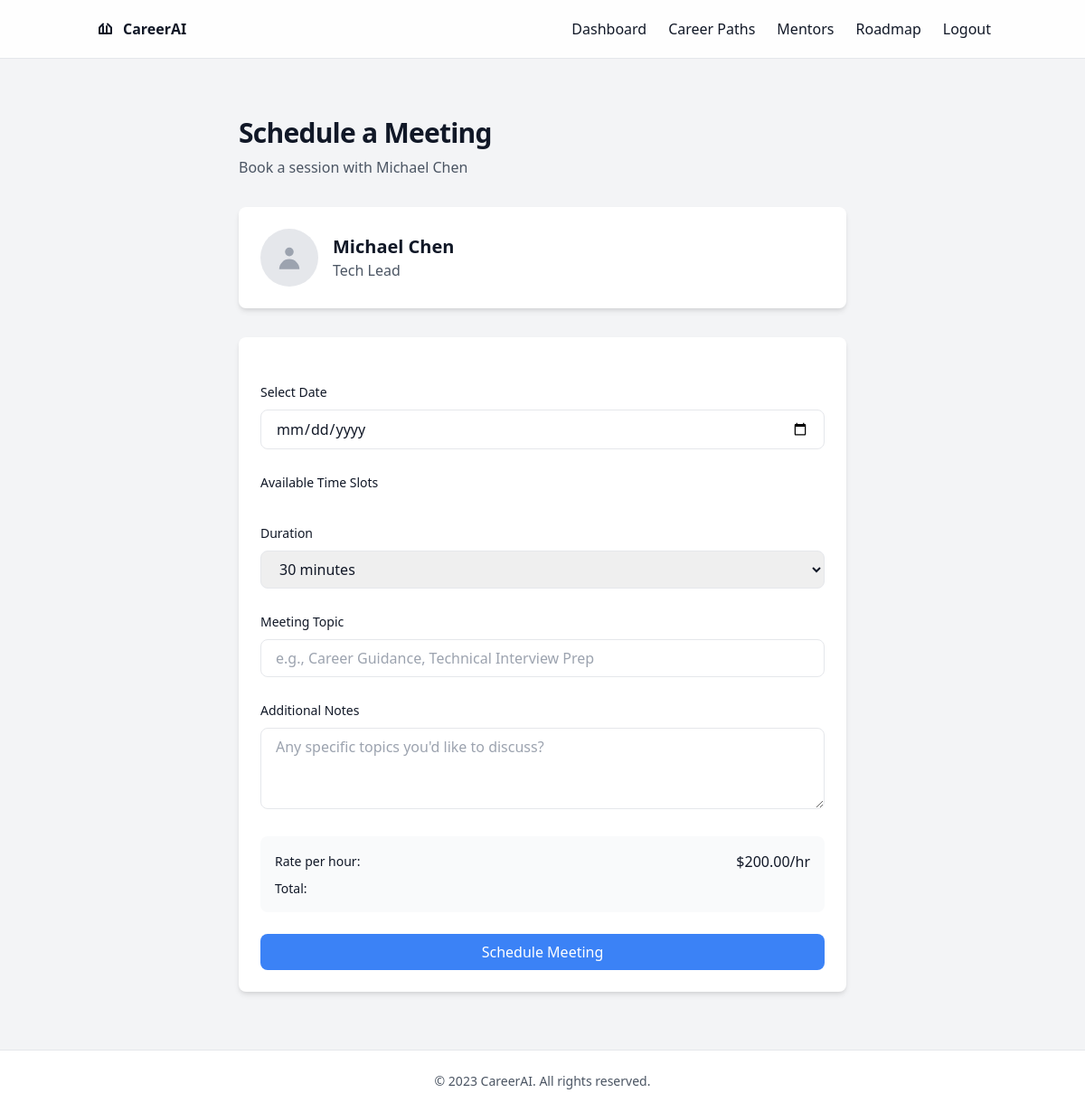
Page /schedule/2/ (signed in) on the committed database.
### careerai/models.py (models this page shows, shortened)
class Mentor(models.Model):
    AVAILABILITY_CHOICES = [
        ('available', 'Available'),
        ('busy', 'Busy'),
    ]
    name = models.CharField(max_length=200)
    title = models.CharField(max_length=200)
    bio = models.TextField()
    expertise_areas = models.JSONField(default=list)  # Store as JSON array
    availability = models.CharField(max_length=20, choices=AVAILABILITY_CHOICES, default='available')
    rating = models.DecimalField(max_digits=3, decimal_places=2, default=5.00)
    reviews_count = models.IntegerField(default=0)
    profile_image = models.ImageField(upload_to='mentor_profiles/', null=True, blank=True)
    hourly_rate = models.DecimalField(max_digits=10, decimal_places=2)
    created_at = models.DateTimeField(auto_now_add=True)
    updated_at = models.DateTimeField(auto_now=True)

### careerai/views.py (the view)
# urls.py: path('schedule/<int:mentor_id>/', views.schedule_meeting_view, name='schedule_meeting'),
@login_required
def schedule_meeting_view(request, mentor_id):
    mentor = get_object_or_404(Mentor, id=mentor_id)
    min_date = timezone.now().date()
    return render(request, 'careerai/schedule_meeting.html', {
        'mentor': mentor,
        'min_date': min_date,
    })

### careerai/forms.py
class LoginForm(forms.Form):
    username = forms.CharField(max_length=150)
    password = forms.CharField(widget=forms.PasswordInput)

### careerai/context_processors.py (called while the page is built)
def login_form(request):
    return {'login_form': LoginForm()}

### careerai/templates/careerai/schedule_meeting.html (shortened to what this page needs)
{% extends 'careerai/base.html' %}
{% block content %}
<div class="container py-8 px-4 fade-in">
    <div class="mx-auto max-w-2xl space-y-8">
        <div class="space-y-2 slide-in">
            <h1 class="text-3xl font-bold tracking-tight">Schedule a Meeting</h1>
            <p class="text-gray-600 dark:text-gray-400">Book a session with {{ mentor.name }}</p>
        </div>
        <div class="bg-white dark:bg-gray-800 rounded-lg shadow-md p-6 slide-in">
            <div class="flex items-center space-x-4">
                {% if mentor.profile_image %}
                    <img src="{{ mentor.profile_image.url }}"
                         alt="{{ mentor.name }}"
                         class="w-16 h-16 rounded-full object-cover">
                {% else %}
                    <div class="w-16 h-16 rounded-full bg-gray-200 flex items-center justify-center">
                        <svg class="w-8 h-8 text-gray-400" fill="currentColor" viewBox="0 0 20 20">
                            <path fill-rule="evenodd" d="M10 9a3 3 0 100-6 3 3 0 000 6zm-7 9a7 7 0 1114 0H3z" clip-rule="evenodd"/>
                        </svg>
                    </div>
                {% endif %}
                <div>
                    <h2 class="text-xl font-bold">{{ mentor.name }}</h2>
                    <p class="text-gray-600 dark:text-gray-400">{{ mentor.title }}</p>
                </div>
            </div>
        </div>
        <div class="bg-white dark:bg-gray-800 rounded-lg shadow-md p-6 space-y-6 slide-in">
            <form id="schedulingForm" class="space-y-6">
                <div class="space-y-2">
                    <label class="text-sm font-medium">Select Date</label>
                    <input type="date"
                           id="meetingDate"
                           name="date"
                           min="{{ min_date|date:'Y-m-d' }}"
                           class="w-full px-4 py-2 rounded-lg border border-gray-200 dark:border-gray-700">
                </div>
                <div class="space-y-2">
                    <label class="text-sm font-medium">Available Time Slots</label>
                </div>
                <div class="space-y-2">
                    <label class="text-sm font-medium">Duration</label>
                    <select name="duration"
                            class="w-full px-4 py-2 rounded-lg border border-gray-200 dark:border-gray-700">
                        <option value="30">30 minutes</option>
                    </select>
                </div>
                <div class="space-y-2">
                    <label class="text-sm font-medium">Meeting Topic</label>
                    <input type="text"
                           name="topic"
                           placeholder="e.g., Career Guidance, Technical Interview Prep"
                           class="w-full px-4 py-2 rounded-lg border border-gray-200 dark:border-gray-700">
                </div>
                <div class="space-y-2">
                    <label class="text-sm font-medium">Additional Notes</label>
                    <textarea name="notes"
                            rows="3"
                            placeholder="Any specific topics you'd like to discuss?"
                            class="w-full px-4 py-2 rounded-lg border border-gray-200 dark:border-gray-700"></textarea>
                </div>
                <div class="bg-gray-50 dark:bg-gray-700 p-4 rounded-lg">
                    <div class="flex justify-between items-center">
                        <span class="text-sm font-medium">Rate per hour:</span>
                        <span>${{ mentor.hourly_rate }}/hr</span>
                    </div>
                    <div class="flex justify-between items-center mt-2">
                        <span class="text-sm font-medium">Total:</span>
                    </div>
                </div>
                <button type="submit"
                        class="w-full bg-blue-500 hover:bg-blue-600 text-white font-medium py-2 px-4 rounded-lg transition-colors">
                    Schedule Meeting
                </button>
            </form>
        </div>
    </div>
</div>
{% endblock %}

### careerai/templates/careerai/base.html (style rules this page uses)
.fade-in { animation: fadeIn 0.3s ease-in; }
.slide-in { animation: slideIn 0.3s ease-out; }

### rows in the picture
Mentor: name "Michael Chen", title "Tech Lead", hourly_rate "200.00"
